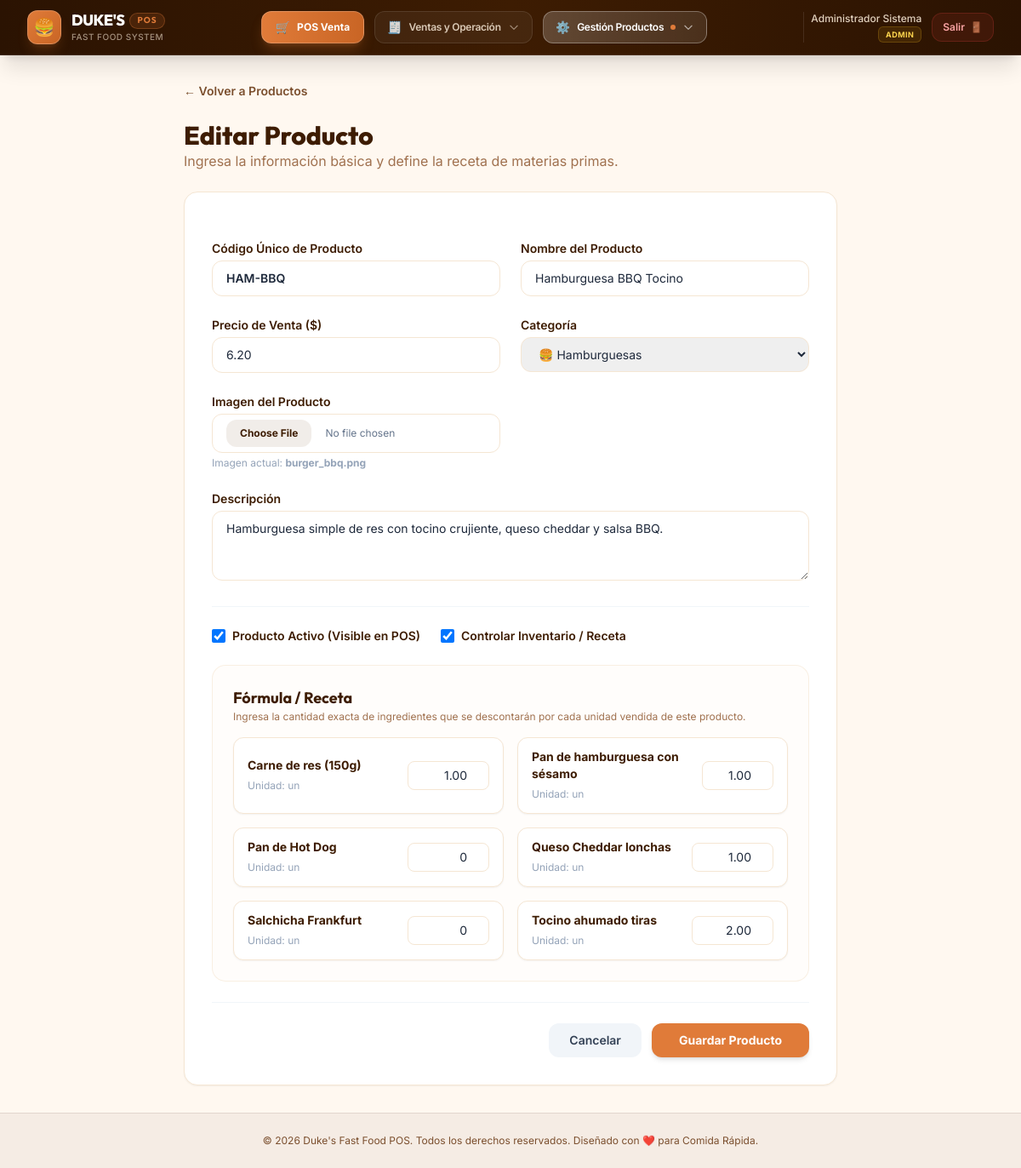
Screenshot of /products/edit?id=2 (signed in) with the database file from the repository.
### tables this page shows
CREATE TABLE IF NOT EXISTS `products` (
  `id` INT AUTO_INCREMENT PRIMARY KEY,
  `category_id` INT NOT NULL,
  `code` VARCHAR(50) NOT NULL UNIQUE,
  `name` VARCHAR(100) NOT NULL,
  `description` TEXT,
  `price` DECIMAL(10,2) NOT NULL,
  `image` VARCHAR(255) DEFAULT NULL,
  `active` TINYINT(1) DEFAULT 1,
  `use_recipe` TINYINT(1) DEFAULT 0,
  `created_at` TIMESTAMP DEFAULT CURRENT_TIMESTAMP,
  FOREIGN KEY (`category_id`) REFERENCES `categories` (`id`) ON DELETE CASCADE
);

CREATE TABLE IF NOT EXISTS `categories` (
  `id` INT AUTO_INCREMENT PRIMARY KEY,
  `name` VARCHAR(50) NOT NULL,
  `icon` VARCHAR(255) NOT NULL
);

CREATE TABLE IF NOT EXISTS `raw_materials` (
  `id` INT AUTO_INCREMENT PRIMARY KEY,
  `name` VARCHAR(100) NOT NULL,
  `unit` VARCHAR(20) NOT NULL,
  `price` DECIMAL(10,2) NOT NULL DEFAULT 0.00,
  `current_stock` DECIMAL(10,2) NOT NULL DEFAULT 0.00,
  `min_stock` DECIMAL(10,2) NOT NULL DEFAULT 0.00
);

### app/controllers/ProductController.php (called while the page is built, shortened)
<?php
class ProductController {
    public function form() {
        $id = $_GET['id'] ?? null;
        $product = null;
        $recipe = [];
        if ($id) {
            $product = Product::find($id);
            $recipe = Product::getRecipe($id);
        }
        $categories = Product::getCategories();
        $rawMaterials = RawMaterial::all();
        $recipeMap = [];
        foreach ($recipe as $item) {
            $recipeMap[$item['raw_material_id']] = $item['quantity'];
        }
        view('products/form', [
            'product' => $product,
            'categories' => $categories,
            'rawMaterials' => $rawMaterials,
            'recipeMap' => $recipeMap
        ]);
    }
}

### app/models/Product.php (called while the page is built, shortened)
<?php
class Product {
    public static function find($id) {
        $db = Database::getConnection();
        $stmt = $db->prepare("SELECT p.*, c.name as category_name FROM products p JOIN categories c ON p.category_id = c.id WHERE p.id = ?");
        $stmt->execute([$id]);
        return $stmt->fetch();
    }
    public static function getCategories() {
        $db = Database::getConnection();
        return $db->query("SELECT * FROM categories ORDER BY name ASC")->fetchAll();
    }
    public static function getRecipe($productId) {
        $db = Database::getConnection();
        $stmt = $db->prepare("
            SELECT r.*, rm.name as material_name, rm.unit
            FROM recipes r
            JOIN raw_materials rm ON r.raw_material_id = rm.id
            WHERE r.product_id = ?
        ");
        $stmt->execute([$productId]);
        return $stmt->fetchAll();
    }
}

### app/models/RawMaterial.php (called while the page is built, shortened)
<?php
class RawMaterial {
    public static function all($search = '') {
        $db = Database::getConnection();
        $query = "SELECT * FROM raw_materials";
        $params = [];
        $query .= " ORDER BY name ASC";
        $stmt = $db->prepare($query);
        $stmt->execute($params);
        return $stmt->fetchAll();
    }
}

### app/views/products/form.php (the view, shortened to what this page needs)
<?php
$isEdit = !empty($product);
?>
<div class="max-w-3xl mx-auto space-y-6">
    <div>
        <a href="<?= BASE_URL ?>/products" class="text-sm font-semibold text-coffee-medium hover:text-coffee-dark flex items-center gap-1">
            ← Volver a Productos
        </a>
    </div>
    <div>
        <h1 class="text-3xl font-heading font-extrabold text-coffee-dark">
            <?= $isEdit ? 'Editar Producto' : 'Crear Producto' ?>
        </h1>
        <p class="text-coffee-light">Ingresa la información básica y define la receta de materias primas.</p>
    </div>
    <div class="bg-white rounded-2xl border border-cream-dark p-6 sm:p-8 shadow-sm">
        <form action="<?= BASE_URL ?>/products/save" method="POST" enctype="multipart/form-data" class="space-y-6">
            <div class="grid grid-cols-1 md:grid-cols-2 gap-6">
                <div>
                    <label for="code" class="block text-sm font-semibold text-coffee-dark">Código Único de Producto</label>
                    <input type="text" id="code" name="code" value="<?= $isEdit ? e($product['code']) : '' ?>" placeholder="Ej: HAM-SUP" required
                           class="mt-1 w-full px-4 py-2.5 rounded-xl border border-cream-dark focus:outline-none focus:ring-2 focus:ring-accent text-sm font-semibold uppercase">
                </div>
                <div>
                    <label for="name" class="block text-sm font-semibold text-coffee-dark">Nombre del Producto</label>
                    <input type="text" id="name" name="name" value="<?= $isEdit ? e($product['name']) : '' ?>" required
                           class="mt-1 w-full px-4 py-2.5 rounded-xl border border-cream-dark focus:outline-none focus:ring-2 focus:ring-accent text-sm">
                </div>
                <div>
                    <label for="price" class="block text-sm font-semibold text-coffee-dark">Precio de Venta ($)</label>
                    <input type="number" id="price" name="price" step="0.01" min="0.01" value="<?= $isEdit ? e($product['price']) : '' ?>" required
                           class="mt-1 w-full px-4 py-2.5 rounded-xl border border-cream-dark focus:outline-none focus:ring-2 focus:ring-accent text-sm">
                </div>
                <div>
                    <label for="category_id" class="block text-sm font-semibold text-coffee-dark">Categoría</label>
                    <select id="category_id" name="category_id" required
                            class="mt-1 w-full px-4 py-2.5 rounded-xl border border-cream-dark focus:outline-none focus:ring-2 focus:ring-accent text-sm">
                        <?php foreach ($categories as $cat): ?>
                            <option value="<?= $cat['id'] ?>" <?= ($isEdit && $product['category_id'] == $cat['id']) ? 'selected' : '' ?>>
                                <?= e($cat['icon']) ?> <?= e($cat['name']) ?>
                            </option>
                        <?php endforeach; ?>
                    </select>
                </div>
                <div>
                    <label for="image" class="block text-sm font-semibold text-coffee-dark">Imagen del Producto</label>
                    <input type="file" id="image" name="image" accept="image/*"
                           class="mt-1 w-full px-4 py-1.5 rounded-xl border border-cream-dark file:mr-4 file:py-2 file:px-4 file:rounded-xl file:border-0 file:text-xs file:font-bold file:bg-coffee-medium/10 file:text-coffee-dark hover:file:bg-coffee-medium/20 text-xs text-slate-500">
                    <?php if ($isEdit && !empty($product['image'])): ?>
                        <span class="text-xs text-slate-400 mt-1 block">Imagen actual: <strong><?= e($product['image']) ?></strong></span>
                    <?php endif; ?>
                </div>
            </div>
            <div>
                <label for="description" class="block text-sm font-semibold text-coffee-dark">Descripción</label>
                <textarea id="description" name="description" rows="3"
                          class="mt-1 w-full px-4 py-2.5 rounded-xl border border-cream-dark focus:outline-none focus:ring-2 focus:ring-accent text-sm"
                          placeholder="Escribe detalles del producto..."><?= $isEdit ? e($product['description']) : '' ?></textarea>
            </div>
            <div class="flex flex-col sm:flex-row sm:items-center gap-6 border-t border-slate-100 pt-6">
                <div class="flex items-center">
                    <input type="checkbox" id="active" name="active" value="1" <?= (!$isEdit || $product['active']) ? 'checked' : '' ?>
                           class="w-4 h-4 text-accent border-cream-dark rounded focus:ring-accent">
                    <label for="active" class="ml-2 text-sm font-semibold text-coffee-dark">Producto Activo (Visible en POS)</label>
                </div>
                <div class="flex items-center">
                    <input type="checkbox" id="use_recipe" name="use_recipe" value="1" <?= ($isEdit && $product['use_recipe']) ? 'checked' : '' ?>
                           class="w-4 h-4 text-accent border-cream-dark rounded focus:ring-accent">
                    <label for="use_recipe" class="ml-2 text-sm font-semibold text-coffee-dark font-medium">Controlar Inventario / Receta</label>
                </div>
            </div>
            <div id="recipe-section" class="<?= ($isEdit && $product['use_recipe']) ? '' : 'hidden' ?> bg-cream/30 p-6 rounded-2xl border border-cream-dark/60 space-y-4">
                <div>
                    <h3 class="font-heading font-bold text-lg text-coffee-dark">Fórmula / Receta</h3>
                    <p class="text-xs text-coffee-light">Ingresa la cantidad exacta de ingredientes que se descontarán por cada unidad vendida de este producto.</p>
                </div>
                <?php if (empty($rawMaterials)): ?>
                    <p class="text-xs text-rose-600 bg-rose-50 p-3 rounded-lg border border-rose-200">
                        ⚠️ Primero debes registrar <a href="/raw-materials" class="font-bold underline">Materias Primas</a> en el inventario para poder armar una receta.
                    </p>
                <?php else: ?>
                    <div class="grid grid-cols-1 sm:grid-cols-2 gap-4">
                        <?php foreach ($rawMaterials as $mat): ?>
                            <?php
                            $qty = $recipeMap[$mat['id']] ?? 0;
                            ?>
                            <div class="bg-white border border-cream-dark px-4 py-3 rounded-xl flex items-center justify-between shadow-sm">
                                <div>
                                    <span class="block text-sm font-bold text-coffee-dark"><?= e($mat['name']) ?></span>
                                    <span class="text-xs text-slate-400">Unidad: <?= e($mat['unit']) ?></span>
                                </div>
                                <div class="w-24">
                                    <input type="number" name="recipe[<?= $mat['id'] ?>]" step="0.01" min="0" value="<?= $qty ?>"
                                           class="w-full text-right px-2.5 py-1.5 border border-cream-dark rounded-lg text-sm focus:outline-none focus:ring-2 focus:ring-accent">
                                </div>
                            </div>
                        <?php endforeach; ?>
                    </div>
                <?php endif; ?>
            </div>
            <div class="border-t border-slate-100 pt-6 flex justify-end gap-3">
                <a href="<?= BASE_URL ?>/products" class="bg-slate-100 hover:bg-slate-200 text-slate-700 font-semibold px-6 py-2.5 rounded-xl transition duration-200 text-sm">
                    Cancelar
                </a>
                <button type="submit" class="bg-accent hover:bg-accent-dark text-white font-bold px-8 py-2.5 rounded-xl transition duration-200 text-sm shadow-md">
                    Guardar Producto
                </button>
            </div>
        </form>
    </div>
</div>

### app/views/layout.php (style rules this page uses)
html { overflow-x: clip !important; }
body { max-width: 100vw; overflow-x: clip !important; }
*, *::before, *::after { max-width: 100%; box-sizing: border-box; }

### rows the page displays
products: code "HAM-BBQ", name "Hamburguesa BBQ Tocino", price "6.20", category_id "🍔 Hamburguesas", image "burger_bbq.png", description "Hamburguesa simple de res con tocino crujiente, queso cheddar y salsa BBQ.", active "☑", use_recipe "☑"
raw_materials: name "Carne de res (150g)", unit "un", id "1.00"
raw_materials: name "Pan de hamburguesa con sésamo", unit "un", id "1.00"
raw_materials: name "Pan de Hot Dog", unit "un", id "0"
raw_materials: name "Queso Cheddar lonchas", unit "un", id "1.00"
raw_materials: name "Salchicha Frankfurt", unit "un", id "0"
raw_materials: name "Tocino ahumado tiras", unit "un", id "2.00"

### other values shown
$cat['icon'] "🧾"
$cat['title'] "Ventas y Operación"
$cat['icon'] "⚙️"
$activeLabel "Gestión Productos"
$currentUser['full_name'] "Administrador Sistema"
$userRole "ADMIN"
